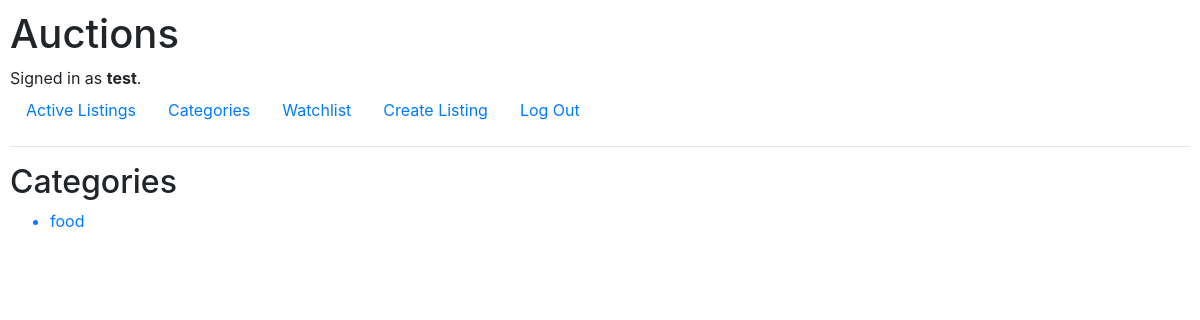
/category/ (signed in), run on an earlier commit of the app's database.
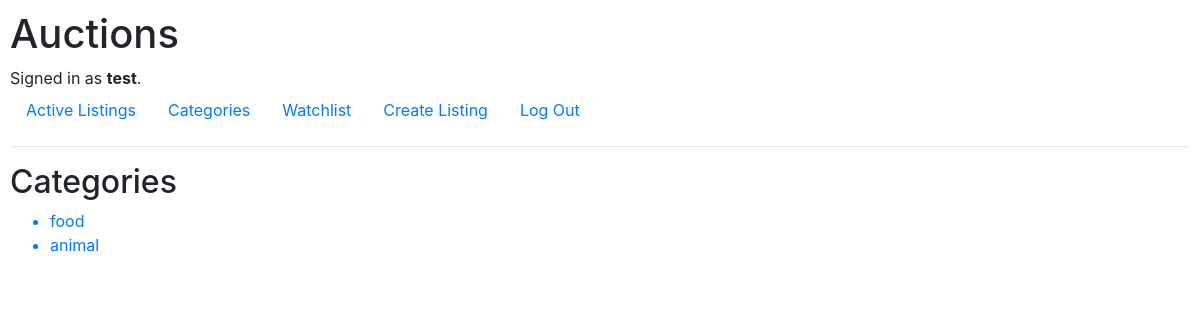
And on a later commit of the database.
### auctions/models.py (models this page shows, shortened)
class Category(models.Model):
    category = models.CharField(max_length=64, default=None, unique=True)

### auctions/views.py (the view)
# urls.py: path("category/", views.category, name="category"),
@login_required
def category(request):
    categories = Category.objects.all()
    return render(request, "auctions/category.html", {
        "categories" : categories
    })

### auctions/templates/auctions/category.html
{% extends "auctions/layout.html" %}
{% block body %}
    <h2>Categories</h2>
    <ul>
    {% for category in categories %}
        <a href="{% url 'category_listpage' category.category %}"><li>{{ category.category }}</li></a>
    {% endfor %}
    </ul>
{% endblock %}

What changed in the data, as far as the page shows it:
added Category: category "animal"
